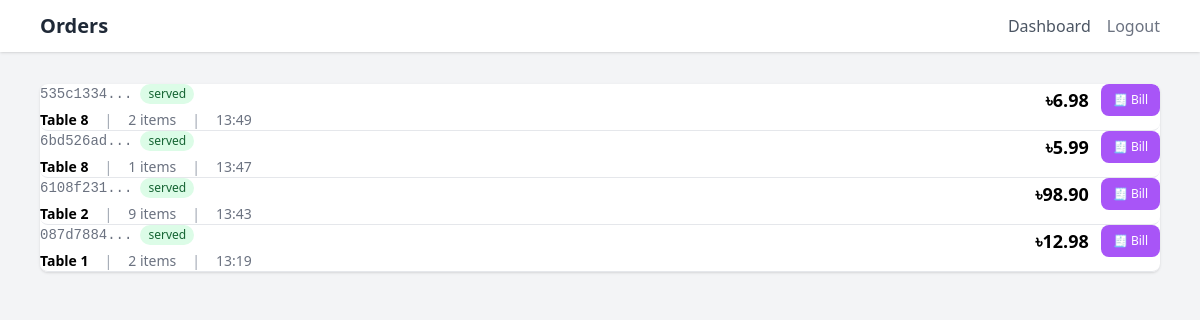
/admin/orders (signed in), run on the app's committed database.
### app/models/order.py (models this page shows, shortened)
class Order(db.Model):
    __tablename__ = "orders"
    id = db.Column(db.String(36), primary_key=True, default=lambda: str(uuid.uuid4()))
    table_id = db.Column(db.Integer, db.ForeignKey("tables.id"), nullable=False)
    session_token = db.Column(db.String(128), nullable=False)
    status = db.Column(
        db.String(20), nullable=False, default="received"
    )  # received, preparing, served, completed, cancelled
    total_amount = db.Column(db.Float, default=0.0)
    created_at = db.Column(db.DateTime, default=datetime.utcnow)
    updated_at = db.Column(db.DateTime, default=datetime.utcnow, onupdate=datetime.utcnow)
    items = db.relationship("OrderItem", backref="order", lazy="dynamic", cascade="all, delete-orphan")
    STATUSES = ["received", "preparing", "served", "completed", "cancelled"]

### app/models/table.py (models this page shows, shortened)
class Table(db.Model):
    __tablename__ = "tables"
    id = db.Column(db.Integer, primary_key=True)
    table_number = db.Column(db.Integer, unique=True, nullable=False)
    qr_token = db.Column(db.String(64), unique=True, nullable=False, index=True)
    is_active = db.Column(db.Boolean, default=True)
    waiter_called = db.Column(db.Boolean, default=False)
    orders = db.relationship("Order", backref="table", lazy="dynamic")

### app/blueprints/admin/routes.py (the view)
@admin_bp.route("/orders")
@login_required
@admin_required
def orders():
    orders = Order.query.order_by(Order.created_at.desc()).limit(50).all()
    return render_template("admin/orders.html", orders=orders)

### app/blueprints/admin/routes.py (called while the page is built)
def admin_required(f):
    @wraps(f)
    def decorated_function(*args, **kwargs):
        if not current_user.is_authenticated or current_user.role != "admin":
            abort(403)
        return f(*args, **kwargs)
    return decorated_function

### app/models/staff_user.py (called while the page is built)
@login_manager.user_loader
def load_user(user_id):
    return StaffUser.query.get(int(user_id))

### app/templates/admin/orders.html (shortened to what this page needs)
{% extends "base.html" %}
{% block content %}
<div class="min-h-screen bg-gray-100">
    <nav class="bg-white shadow">
        <div class="max-w-6xl mx-auto px-4 py-3 flex items-center justify-between">
            <h1 class="text-lg sm:text-xl font-bold text-gray-800">Orders</h1>
            <div class="flex items-center gap-3 sm:gap-4">
                <a href="/admin/" class="text-sm sm:text-base text-gray-600 hover:text-gray-800">Dashboard</a>
                <a href="/admin/logout" class="text-sm sm:text-base text-gray-500 hover:text-gray-700">Logout</a>
            </div>
        </div>
    </nav>
    <main class="max-w-6xl mx-auto px-3 sm:px-4 py-4 sm:py-8">
        {% if orders %}
        <div class="space-y-3 sm:space-y-0 sm:bg-white sm:rounded-lg sm:shadow sm:overflow-hidden">
            {% for order in orders %}
            <div class="bg-white sm:bg-transparent rounded-lg shadow sm:shadow-none sm:border-b sm:border-gray-200 p-4 sm:p-0">
                <div class="flex items-start justify-between gap-3">
                    <div class="flex-1 min-w-0">
                        <div class="flex items-center gap-2 flex-wrap">
                            <span class="font-mono text-xs sm:text-sm text-gray-500">{{ order.id[:8] }}...</span>
                            <span class="px-2 py-0.5 text-xs rounded-full
                                {% if order.status == 'received' %}bg-blue-100 text-blue-800
                                {% elif order.status == 'preparing' %}bg-yellow-100 text-yellow-800
                                {% elif order.status == 'served' %}bg-green-100 text-green-800
                                {% elif order.status == 'completed' %}bg-gray-100 text-gray-800
                                {% else %}bg-red-100 text-red-800{% endif %}">
                                {{ order.status }}
                            </span>
                        </div>
                        <div class="mt-1.5 flex items-center gap-2 sm:gap-4 text-sm">
                            <span class="font-semibold">Table {{ order.table.table_number }}</span>
                            <span class="text-gray-400">|</span>
                            <span class="text-gray-500">{{ order.items.count() }} items</span>
                            <span class="text-gray-400">|</span>
                            <span class="text-gray-500">{{ order.created_at.strftime('%H:%M') }}</span>
                        </div>
                    </div>
                    <div class="flex items-center gap-2 sm:gap-3 shrink-0">
                        <span class="font-bold text-base sm:text-lg">৳{{ "%.2f"|format(order.total_amount) }}</span>
                        {% if order.status in ['served', 'completed'] %}
                        <a href="/admin/orders/{{ order.id }}/bill" target="_blank"
                           class="bg-purple-500 text-white text-xs px-2.5 py-1.5 sm:px-3 sm:py-2 rounded-lg hover:bg-purple-600 active:scale-95 transition-all whitespace-nowrap">
                            🧾 Bill
                        </a>
                        {% endif %}
                    </div>
                </div>
            </div>
            {% endfor %}
        </div>
        {% else %}
        <div class="text-center py-12 text-gray-400">
            <p class="text-lg">No orders found</p>
        </div>
        {% endif %}
    </main>
</div>
{% endblock %}

### app/templates/base.html (style rules this page uses)
* { -webkit-tap-highlight-color: transparent; }

### data on the page
Order: id "535c1334", status "served", table.table_number "8", items.count "2", created_at "13:49", total_amount "6.98"
Order: id "6bd526ad", status "served", table.table_number "8", items.count "1", created_at "13:47", total_amount "5.99"
Order: id "6108f231", status "served", table.table_number "2", items.count "9", created_at "13:43", total_amount "98.90"
Order: id "087d7884", status "served", table.table_number "1", items.count "2", created_at "13:19", total_amount "12.98"
